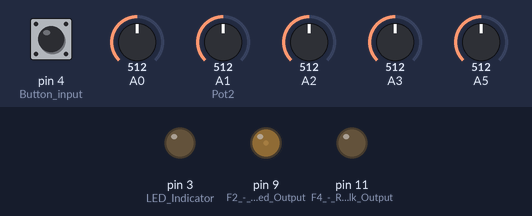
The sketch below on a simulated Arduino Uno, built with avr-gcc and run on an emulated ATmega328P. On the bench: output pins drawn as LEDs (lit = HIGH). The test bench sets the inputs (shaded band); at power-on: A1 (Pot2) = 512, A0 = 512, A3 = 512, A2 = 512, A5 = 512, pin 4 (Button_input) HIGH. Random numbers use the default seed unless the sketch sets one.

Above: at 1.2 s.
1.3 s: A1 (Pot2) set to 30
4.3 s: A0 set to 716
At 5.27 s:
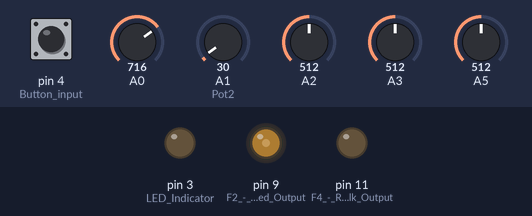
7.3 s: A3 set to 30
10.3 s: A0 set to 992
13.3 s: A2 set to 306
16.3 s: A5 set to 306
Timing chart, 0 to 16.6 s (numbered marks = the images above; inputs shaded):
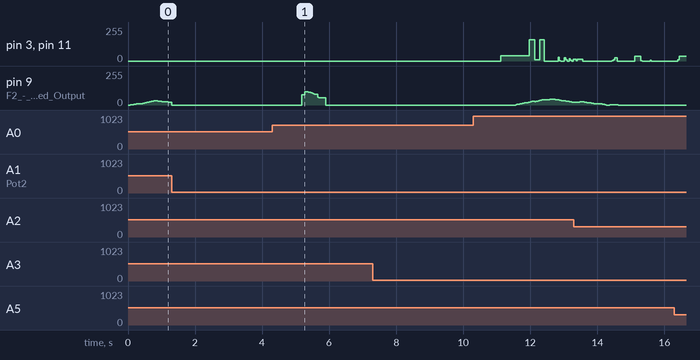

The sketch:

mod1_randomwalk.ino
```cpp
/*
Random Walk with Gravity Mode + Lagged Output for Hagiwos MOD1 module by Rob Heel.
Button toggles between classic Random Walk mode and Gravity Mode.
F2 outputs a lagged/delayed version of F4 for ambient crossfading effects.

Hardware Configuration:
- Potentiometer 1 (Rate)    → A0
- Potentiometer 2 (Bias/Offset)  → A1
- Potentiometer 3 (ChaosDepth) → A2

- LED Indicator          → Pin 3 (OCR2B)
- Push Button  → Pin 4

Inputs/Outputs:
- F1    A3  CV input (controls Lag Amount - how closely F2 follows F4)
- F2    D9  Lagged Output (slower following version of F4)
- F3    A5  CV input (adds to ChaosDepth)
- F4    D11 Random Walk Output (main)

Ultra Slow Random walk CV module code
- Locked to ultra-slow frequency range for gentle random walks
- F2 creates a lagged version that slowly follows F4

Behavior:
- Pot1 controls frequency (how often new random steps occur).
- Pot2 (Bias/Offset): Controls an offset applied to the walk output, shifting it up or down.
- Pot3 (ChaosDepth): Controls how large each random step can be. F3 CV input affects ChaosDepth.
  Low values make the walk drift subtly, high values allow bigger, wilder jumps between steps.

- F1 CV input controls Lag Amount - how closely F2 follows F4. Perfect for LFO modulation!
  No CV (0V) = F2 is almost independent (wide, evolving textures)
  High CV (5V) = F2 follows F4 very closely (tight relationship)

- Button toggles between classic Random Walk mode and Gravity Mode.
  Gravity Mode pulls the output slowly back to 0 over time.
- F2 outputs a lagged version - creates beautiful dancing relationships with F4.
*/

#include <EEPROM.h>
#include <Arduino.h>

// ---------------- Global Variables and Constants ----------------
static const unsigned int TABLE_SIZE = 1024;
static const unsigned long UPDATE_INTERVAL_US = 400; // ~2500Hz LFO update rate

uint8_t waveTable[TABLE_SIZE];

// Phase and value tracking
float walkPhase = 0.0;
float laggedPhase = 0.0; // Lagged version that slowly follows walkPhase

// Chaos parameters
float chaosDepth = 0.0;
float rate = 0.001f; // Default ultra slow rate
float bias = 0.0f; // Bias offset

// Lag parameters
float baseLagAmount = 0.9995f; // Base lag amount - almost independent when no CV
float lagAmount = 0.9995f; // Current lag amount (calculated each loop)

// Mode toggle
bool gravityMode = false; // Default to classic random walk

void setup() {
  // Set up pins
  pinMode(11, OUTPUT);    // F4 - Random Walk Output (main)
  pinMode(9, OUTPUT);     // F2 - Lagged Output
  pinMode(3, OUTPUT);     // LED Indicator
  pinMode(4, INPUT_PULLUP); // Button input

  configurePWM();

  // Initialize lagged phase to match walk phase
  laggedPhase = walkPhase;
}

void loop() {
  // Read potentiometer values and CV inputs
  rate = readFrequency(A0); // Rate controlled only by pot now
  chaosDepth = (analogRead(A2) / 1023.0f) + (analogRead(A5) / 1023.0f); // ChaosDepth modulated by F3 CV input
  chaosDepth = constrain(chaosDepth, 0.0f, 1.0f); // Ensure chaos stays within 0-1

  bias = (analogRead(A1) / 1023.0f) * 0.8f - 0.4f; // Pot2 as bias control (-0.4 to +0.4 offset)

  // F1 CV input controls lag amount - INVERTED for intuitive behavior
  float lagCV = analogRead(A3) / 1023.0f; // Read F1 CV input (0.0 to 1.0)
  lagAmount = baseLagAmount - (lagCV * 0.015f); // Range from 0.9995 (independent) to 0.9845 (tight following)
  lagAmount = constrain(lagAmount, 0.98f, 0.9995f); // Safety limits

  // Check for button press to toggle mode
  if (digitalRead(4) == LOW) {
    gravityMode = !gravityMode;
    delay(200); // Basic debounce
  }

  // Random walk update
  if (gravityMode) {
    updateGravityWalk(walkPhase, rate, chaosDepth);
  } else {
    updateRandomWalk(walkPhase, rate, chaosDepth);
  }

  // Update lagged output - now dynamically controlled by F1 CV!
  updateLaggedOutput(walkPhase, laggedPhase, lagAmount);

  // Apply bias to both outputs
  int walkStepVal = (int)((walkPhase + bias) * 255.0f);
  walkStepVal = constrain(walkStepVal, 0, 255);

  int laggedStepVal = (int)((laggedPhase + bias) * 255.0f);
  laggedStepVal = constrain(laggedStepVal, 0, 255);

  analogWrite(11, walkStepVal);   // F4 - Main Random Walk output
  analogWrite(9, laggedStepVal);  // F2 - Lagged output
  OCR2B = walkStepVal; // LED brightness reflects main output
}

// Set up PWM registers
void configurePWM() {
  TCCR1A = 0; TCCR1B = 0;
  TCCR1A |= (1 << WGM10) | (1 << COM1A1) | (1 << COM1B1);
  TCCR1B |= (1 << WGM12) | (1 << CS10);

  TCCR2A = 0; TCCR2B = 0;
  TCCR2A |= (1 << WGM20) | (1 << WGM21) | (1 << COM2A1) | (1 << COM2B1);
  TCCR2B |= (1 << CS20);
}

// Classic random walk behavior for F4 output
void updateRandomWalk(float &phase, float rate, float depth) {
  float randomStep = (random(-100, 100) / 100.0f) * depth;
  phase += randomStep * rate;

  if (phase < 0.0f) phase = 0.0f;
  if (phase > 1.0f) phase = 1.0f;
}

// Gravity mode — random walk that slowly falls back to 0
void updateGravityWalk(float &phase, float rate, float depth) {
  float randomStep = (random(-100, 100) / 100.0f) * depth;
  phase += randomStep * rate;

  // Introduce gravity pull towards 0
  phase *= 0.99f; // 0.995f → Gentle pull (slow decay) 0.98f → Medium pull (faster drift to zero) 0.9f → Strong pull (snaps back quickly)

  if (phase < 0.0f) phase = 0.0f;
  if (phase > 1.0f) phase = 1.0f;
}

// Update lagged output - now with dynamic lag control!
void updateLaggedOutput(float mainPhase, float &laggedPhase, float currentLagAmount) {
  // Exponential smoothing with CV-controlled lag amount
  // Higher lag = slower following (F2 drifts independently) - DEFAULT with no CV
  // Lower lag = faster following (F2 stays close to F4) - when CV is applied

  laggedPhase = (laggedPhase * currentLagAmount) + (mainPhase * (1.0f - currentLagAmount));

  // Perfect: Patch nothing = wide independent textures
  // Patch LFO = dynamic relationship from independent to tight coupling!
}

// Read frequency from Pot1 (A0)
float readFrequency(int analogPin) {
  int rawVal = analogRead(analogPin);
  float fMin = 0.001f;  // Locked to ultra slow mode
  float fMax = 0.1f;
  return fMin * powf(fMax / fMin, rawVal / 1023.0f);  // Exponential scaling
}
```
